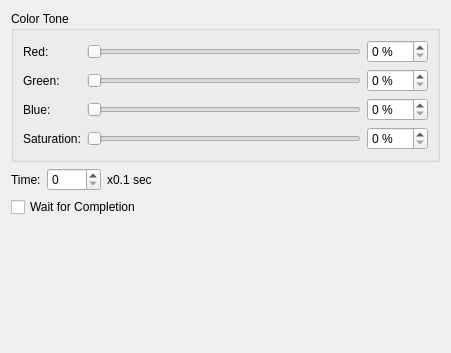
<?xml version="1.0" encoding="UTF-8"?>
<ui version="4.0">
 <class>TintScreenWidget</class>
 <widget class="QWidget" name="TintScreenWidget">
  <property name="geometry">
   <rect>
    <x>0</x>
    <y>0</y>
    <width>451</width>
    <height>353</height>
   </rect>
  </property>
  <layout class="QVBoxLayout" name="verticalLayout">
   <item>
    <widget class="QGroupBox" name="groupBox">
     <property name="title">
      <string>Color Tone</string>
     </property>
     <layout class="QGridLayout" name="gridLayout">
      <item row="0" column="0">
       <widget class="QLabel" name="label">
        <property name="text">
         <string>Red:</string>
        </property>
       </widget>
      </item>
      <item row="0" column="1">
       <widget class="RpgSlider" name="sliderRed">
        <property name="maximum">
         <number>200</number>
        </property>
        <property name="orientation">
         <enum>Qt::Horizontal</enum>
        </property>
       </widget>
      </item>
      <item row="0" column="2">
       <widget class="RpgSpinBox" name="spinRed_arg0">
        <property name="suffix">
         <string> %</string>
        </property>
        <property name="maximum">
         <number>200</number>
        </property>
       </widget>
      </item>
      <item row="1" column="0">
       <widget class="QLabel" name="label_2">
        <property name="text">
         <string>Green:</string>
        </property>
       </widget>
      </item>
      <item row="1" column="1">
       <widget class="RpgSlider" name="sliderGreen">
        <property name="maximum">
         <number>200</number>
        </property>
        <property name="orientation">
         <enum>Qt::Horizontal</enum>
        </property>
       </widget>
      </item>
      <item row="1" column="2">
       <widget class="RpgSpinBox" name="spinGreen_arg1">
        <property name="suffix">
         <string> %</string>
        </property>
        <property name="maximum">
         <number>200</number>
        </property>
       </widget>
      </item>
      <item row="2" column="0">
       <widget class="QLabel" name="label_3">
        <property name="text">
         <string>Blue:</string>
        </property>
       </widget>
      </item>
      <item row="2" column="1">
       <widget class="RpgSlider" name="sliderBlue">
        <property name="maximum">
         <number>200</number>
        </property>
        <property name="orientation">
         <enum>Qt::Horizontal</enum>
        </property>
       </widget>
      </item>
      <item row="2" column="2">
       <widget class="RpgSpinBox" name="spinBlue_arg2">
        <property name="suffix">
         <string> %</string>
        </property>
        <property name="maximum">
         <number>200</number>
        </property>
       </widget>
      </item>
      <item row="3" column="0">
       <widget class="QLabel" name="label_4">
        <property name="text">
         <string>Saturation:</string>
        </property>
       </widget>
      </item>
      <item row="3" column="1">
       <widget class="RpgSlider" name="sliderSat">
        <property name="maximum">
         <number>200</number>
        </property>
        <property name="orientation">
         <enum>Qt::Horizontal</enum>
        </property>
       </widget>
      </item>
      <item row="3" column="2">
       <widget class="RpgSpinBox" name="spinSat_arg3">
        <property name="suffix">
         <string> %</string>
        </property>
        <property name="prefix">
         <string/>
        </property>
        <property name="maximum">
         <number>200</number>
        </property>
       </widget>
      </item>
     </layout>
    </widget>
   </item>
   <item>
    <layout class="QHBoxLayout" name="horizontalLayout">
     <item>
      <widget class="QLabel" name="label_5">
       <property name="text">
        <string>Time:</string>
       </property>
      </widget>
     </item>
     <item>
      <widget class="RpgSpinBox" name="spinTime_arg4">
       <property name="maximum">
        <number>1000</number>
       </property>
      </widget>
     </item>
     <item>
      <widget class="QLabel" name="label_6">
       <property name="text">
        <string>x0.1 sec</string>
       </property>
      </widget>
     </item>
     <item>
      <spacer name="horizontalSpacer">
       <property name="orientation">
        <enum>Qt::Horizontal</enum>
       </property>
       <property name="sizeHint" stdset="0">
        <size>
         <width>40</width>
         <height>20</height>
        </size>
       </property>
      </spacer>
     </item>
    </layout>
   </item>
   <item>
    <widget class="QCheckBox" name="checkWait_arg5">
     <property name="text">
      <string>Wait for Completion</string>
     </property>
    </widget>
   </item>
   <item>
    <spacer name="verticalSpacer">
     <property name="orientation">
      <enum>Qt::Vertical</enum>
     </property>
     <property name="sizeHint" stdset="0">
      <size>
       <width>20</width>
       <height>34</height>
      </size>
     </property>
    </spacer>
   </item>
  </layout>
 </widget>
 <customwidgets>
  <customwidget>
   <class>RpgSpinBox</class>
   <extends>QSpinBox</extends>
   <header>ui/common/rpg_spinbox.h</header>
  </customwidget>
  <customwidget>
   <class>RpgSlider</class>
   <extends>QSlider</extends>
   <header>ui/common/rpg_slider.h</header>
  </customwidget>
 </customwidgets>
 <resources/>
 <connections/>
 <slots>
  <slot>helpRequested()</slot>
 </slots>
</ui>
